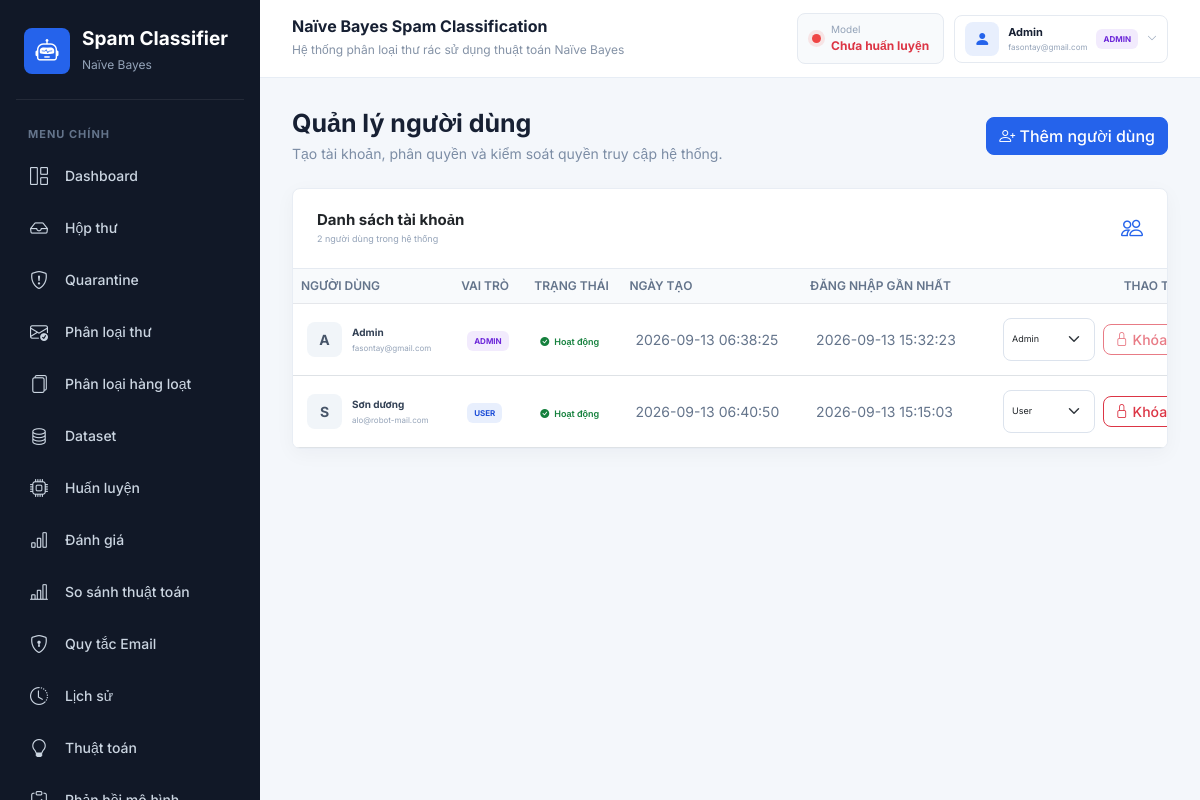
The page /users (signed in) on the database as committed earlier.
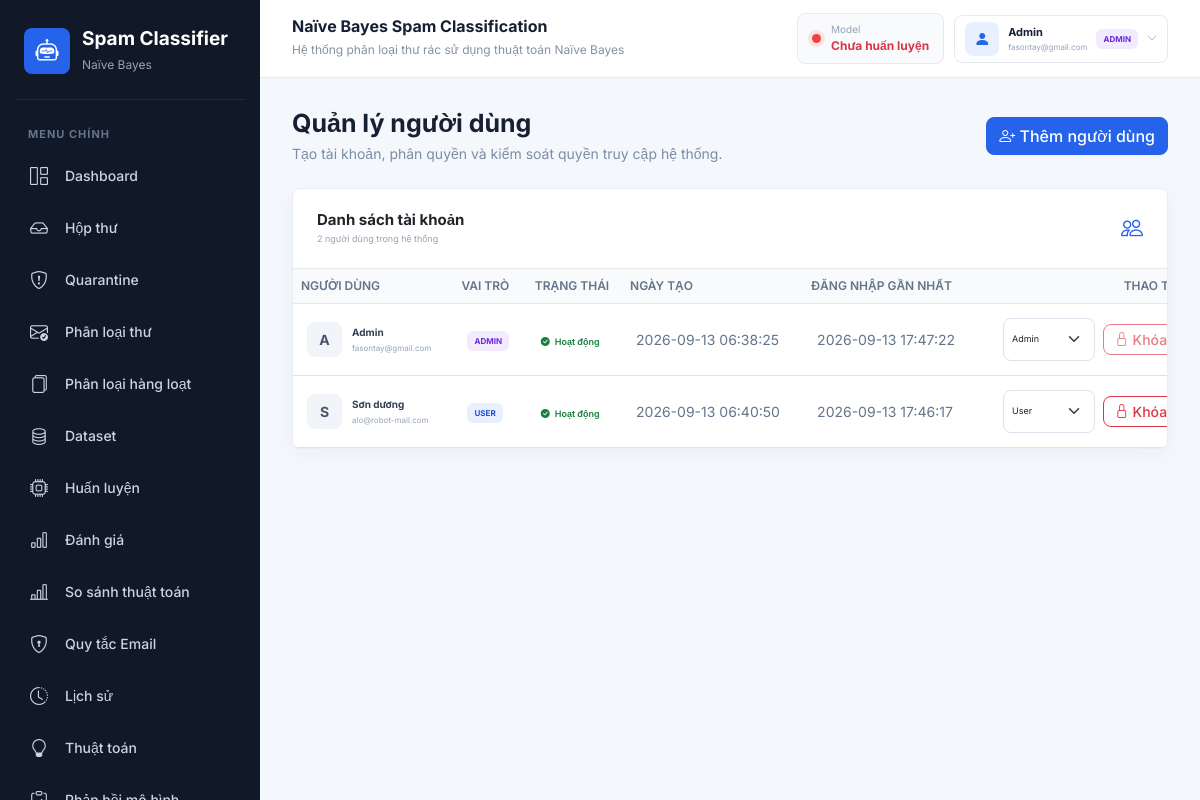
The same page on the database as committed later.
### tables this page shows
CREATE TABLE users (
                id INTEGER PRIMARY KEY AUTOINCREMENT,
                name TEXT NOT NULL,
                email TEXT NOT NULL UNIQUE,
                password_hash TEXT NOT NULL,
                role TEXT NOT NULL DEFAULT 'user'
                    CHECK (role IN ('admin', 'user')),
                is_active INTEGER NOT NULL DEFAULT 1,
                created_at TIMESTAMP NOT NULL DEFAULT CURRENT_TIMESTAMP,
                last_login TIMESTAMP
            );

### routes/admin_routes.py (the view)
@main_bp.route("/users")
@admin_required
def users():
    return render_template("users.html", users=get_all_users())

### templates/users.html (shortened to what this page needs)
{% extends "base.html" %}
{% block content %}
<div class="users-page-header">
    <div class="page-title mb-0"><h2>Quản lý người dùng</h2><p>Tạo tài khoản, phân quyền và kiểm soát quyền truy cập hệ thống.</p></div>
    <button type="button" class="btn btn-primary" data-bs-toggle="modal" data-bs-target="#createUserModal"><i class="bi bi-person-plus"></i> Thêm người dùng</button>
</div>
<div class="card users-table-card mt-4">
    <div class="card-body p-0">
        <div class="users-table-heading"><div><h4>Danh sách tài khoản</h4><p>{{ users|length }} người dùng trong hệ thống</p></div><i class="bi bi-people"></i></div>
        <div class="table-responsive">
            <table class="table users-table align-middle mb-0">
                <thead><tr><th>Người dùng</th><th>Vai trò</th><th>Trạng thái</th><th>Ngày tạo</th><th>Đăng nhập gần nhất</th><th class="text-end">Thao tác</th></tr></thead>
                <tbody>
                    {% for user in users %}
                    <tr>
                        <td><div class="users-identity"><span>{{ user['name'][0]|upper }}</span><div><strong>{{ user['name'] }}</strong><small>{{ user['email'] }}</small></div></div></td>
                        <td><span class="role-badge {{ user['role'] }}">{{ user['role']|upper }}</span></td>
                        <td>{% if user['is_active'] %}<span class="user-status active"><i class="bi bi-check-circle-fill"></i> Hoạt động</span>{% else %}<span class="user-status disabled"><i class="bi bi-slash-circle-fill"></i> Đã khóa</span>{% endif %}</td>
                        <td>{{ user['created_at'] }}</td>
                        <td>{{ user['last_login'] or 'Chưa đăng nhập' }}</td>
                        <td>
                            <div class="users-actions">
                                <form method="POST" action="{{ url_for('change_user_role', user_id=user['id']) }}">
                                    <select name="role" class="form-select form-select-sm" aria-label="Vai trò của {{ user['name'] }}" onchange="this.form.submit()">
                                        <option value="user" {% if user['role'] == 'user' %}selected{% endif %}>User</option>
                                        <option value="admin" {% if user['role'] == 'admin' %}selected{% endif %}>Admin</option>
                                    </select>
                                </form>
                                <form method="POST" action="{{ url_for('toggle_user_active', user_id=user['id']) }}">
                                    <button type="submit" class="btn btn-sm {% if user['is_active'] %}btn-outline-danger{% else %}btn-outline-success{% endif %}" {% if user['id']|string == current_user.id %}disabled title="Không thể khóa tài khoản đang dùng"{% endif %}>
                                        {% if user['is_active'] %}<i class="bi bi-lock"></i> Khóa{% else %}<i class="bi bi-unlock"></i> Mở khóa{% endif %}
                                    </button>
                                </form>
                            </div>
                        </td>
                    </tr>
                    {% else %}
                    <tr><td colspan="6" class="empty-state"><i class="bi bi-people"></i><p>Chưa có tài khoản.</p></td></tr>
                    {% endfor %}
                </tbody>
            </table>
        </div>
    </div>
</div>
{% endblock %}

### templates/base.html (shortened to what this page needs)
<!DOCTYPE html>
<html lang="vi">
<head>
    <link
        href="https://cdn.jsdelivr.net/npm/bootstrap@5.3.3/dist/css/bootstrap.min.css"
        rel="stylesheet"
    >
    <link
        rel="stylesheet"
        href="https://cdn.jsdelivr.net/npm/bootstrap-icons@1.11.3/font/bootstrap-icons.css"
    >
    <link
        rel="stylesheet"
        href="{{ url_for('static', filename='css/style.css') }}"
    >
</head>
<body>
<div class="app-wrapper">
    <aside class="sidebar" id="appSidebar">
        <div class="sidebar-brand">
            <div class="brand-icon">
                <i class="bi bi-robot"></i>
            </div>
            <div>
                <h4>Spam Classifier</h4>
                <span>Naïve Bayes</span>
            </div>
        </div>
        <div class="sidebar-section-title">MENU CHÍNH</div>
        <nav class="sidebar-nav" aria-label="Điều hướng chính">
            <a
                href="{{ url_for('index') }}"
                class="sidebar-link {% if request.endpoint == 'index' %}active{% endif %}"
            >
                <i class="bi bi-grid-1x2"></i>
                <span>Dashboard</span>
            </a>
            <a
                href="{{ url_for('mail') }}"
                class="sidebar-link {% if request.endpoint in ['mail', 'mail_message_detail', 'submit_mail_feedback', 'connect_imap', 'connect_google', 'google_callback', 'sync_mail_account', 'disconnect_mail_account'] %}active{% endif %}"
            >
                <i class="bi bi-inbox"></i>
                <span>Hộp thư</span>
            </a>
            <a
                href="{{ url_for('quarantine') }}"
                class="sidebar-link {% if request.endpoint == 'quarantine' %}active{% endif %}"
            >
                <i class="bi bi-shield-exclamation"></i>
                <span>Quarantine</span>
            </a>
            <a
                href="{{ url_for('predict') }}"
                class="sidebar-link {% if request.endpoint == 'predict' %}active{% endif %}"
            >
                <i class="bi bi-envelope-check"></i>
                <span>Phân loại thư</span>
            </a>
            <a
                href="{{ url_for('batch_predict') }}"
                class="sidebar-link {% if request.endpoint in ['batch_predict', 'download_batch_result'] %}active{% endif %}"
            >
                <i class="bi bi-files"></i>
                <span>Phân loại hàng loạt</span>
            </a>
            {% if current_user.role == 'admin' %}
            <a
                href="{{ url_for('dataset') }}"
                class="sidebar-link {% if request.endpoint in ['dataset', 'add_dataset', 'delete_dataset', 'import_dataset'] %}active{% endif %}"
            >
                <i class="bi bi-database"></i>
                <span>Dataset</span>
            </a>
            <a
                href="{{ url_for('train') }}"
                class="sidebar-link {% if request.endpoint == 'train' %}active{% endif %}"
            >
                <i class="bi bi-cpu"></i>
                <span>Huấn luyện</span>
            </a>
            <a
                href="{{ url_for('evaluate') }}"
                class="sidebar-link {% if request.endpoint == 'evaluate' %}active{% endif %}"
            >
                <i class="bi bi-bar-chart"></i>
                <span>Đánh giá</span>
            </a>
            <a
                href="{{ url_for('compare') }}"
                class="sidebar-link {% if request.endpoint == 'compare' %}active{% endif %}"
            >
                <i class="bi bi-bar-chart-line"></i>
                <span>So sánh thuật toán</span>
            </a>
            <a
                href="{{ url_for('admin_mail_rules') }}"
                class="sidebar-link {% if request.endpoint in ['admin_mail_rules', 'add_mail_rule', 'toggle_mail_rule', 'remove_mail_rule', 're_evaluate_mail_rules'] %}active{% endif %}"
            >
                <i class="bi bi-shield-lock"></i>
                <span>Quy tắc Email</span>
            </a>
            {% endif %}
            <a
                href="{{ url_for('history') }}"
                class="sidebar-link {% if request.endpoint in ['history', 'delete_history', 'delete_all_history'] %}active{% endif %}"
            >
                <i class="bi bi-clock-history"></i>
                <span>Lịch sử</span>
            </a>
            <a
                href="{{ url_for('algorithm') }}"
                class="sidebar-link {% if request.endpoint == 'algorithm' %}active{% endif %}"
            >
                <i class="bi bi-lightbulb"></i>
                <span>Thuật toán</span>
            </a>
            {% if current_user.role == 'admin' %}
            <a
                href="{{ url_for('admin_feedback') }}"
                class="sidebar-link {% if request.endpoint in ['admin_feedback', 'approve_mail_feedback', 'reject_mail_feedback'] %}active{% endif %}"
            >
                <i class="bi bi-clipboard-check"></i>
                <span>Phản hồi mô hình</span>
            </a>
            {% endif %}
        </nav>
    </aside>
    <main class="main-content">
        <header class="topbar">
            <div class="topbar-heading">
                <div class="topbar-title">
                    <h5>Naïve Bayes Spam Classification</h5>
                    <span>Hệ thống phân loại thư rác sử dụng thuật toán Naïve Bayes</span>
                </div>
            </div>
            <div class="topbar-actions">
            <div class="model-status" aria-live="polite">
                {% if not global_model_status.trained %}
                    <span class="status-dot danger"></span>
                    <div>
                        <small>Model</small>
                        <strong class="text-danger">Chưa huấn luyện</strong>
                    </div>
                {% elif global_model_status.outdated %}
                    <span class="status-dot warning"></span>
                    <div>
                        <small>Model</small>
                        <strong class="status-warning-text">Cần Train lại</strong>
                    </div>
                {% else %}
                    <span class="status-dot success"></span>
                    <div>
                        <small>Model</small>
                        <strong class="text-success">Ready</strong>
                    </div>
                {% endif %}
            </div>
            <div class="dropdown user-menu">
                <button
                    class="user-menu-toggle"
                    type="button"
                    data-bs-toggle="dropdown"
                    aria-expanded="false"
                    title="Tài khoản"
                >
                    <span class="user-avatar"><i class="bi bi-person-fill"></i></span>
                    <span class="user-menu-name">
                        <strong>{{ current_user.name }}</strong>
                        <small>{{ current_user.email }}</small>
                    </span>
                    <span class="role-badge {{ current_user.role }}">{{ current_user.role|upper }}</span>
                    <i class="bi bi-chevron-down user-menu-arrow"></i>
                </button>
            </div>
            </div>
        </header>
        <section class="page-content">
            {% block content %}{% endblock %}
        </section>
    </main>
</div>
</body>
</html>

Rows that differ between the two databases and show on the page:
changed users "Admin": last_login "2026-09-13 15:32:23" → "2026-09-13 17:47:22"
changed users "Sơn dương": last_login "2026-09-13 15:15:03" → "2026-09-13 17:46:17"
